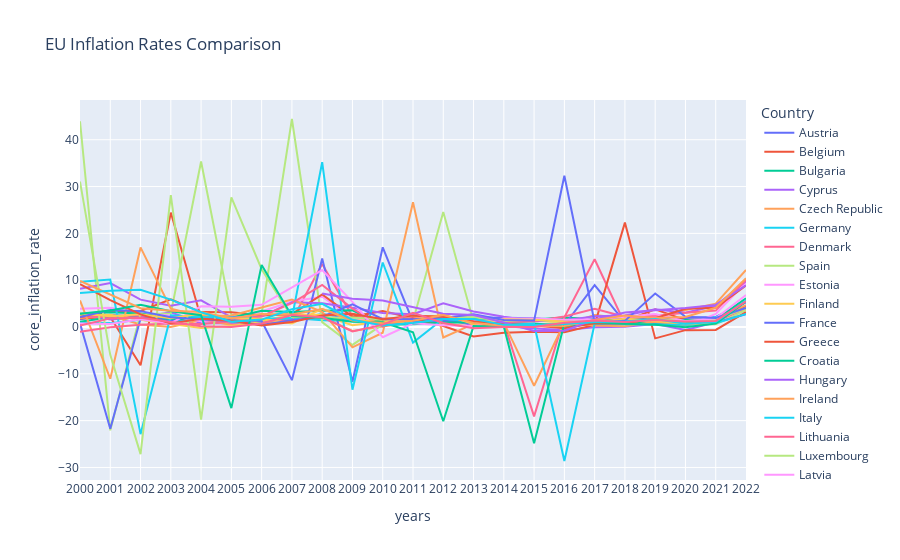

This figure's notebook cell:
### Code cell
fig = px.line(eu_core_t, x="years", y="core_inflation_rate", color="Country",title= 'EU Inflation Rates Comparison')
fig.show()

### Figure 1 — Plotly figure (JSON) as saved in the notebook; plotly's stock layout.template omitted (floating-point values rounded to 4 significant figures)
{"data": [{"hovertemplate": "Country=Austria<br>years=%{x}<br>core_inflation_rate=%{y}<extra></extra>", "legendgroup": "Austria", "line": {"color": "#636efa", "dash": "solid"}, "marker": {"symbol": "circle"}, "mode": "lines", "name": "Austria", "orientation": "v", "showlegend": true, "type": "scatter", "x": ["2000", "2001", "2002", "2003", "2004", "2005", "2006", "2007", "2008", "2009", "2010", "2011", "2012", "2013", "2014", "2015", "2016", "2017", "2018", "2019", "2020", "2021", "2022"], "xaxis": "x", "y": [1.66, 2.61, 2.16, 1.41, 1.78, 1.69, 0.92, 1.62, 1.94, 1.77, 1.41, 2.35, 2.09, 2.07, 1.98, 1.85, 1.47, 1.97, 1.81, 1.65, 1.9, 2.15, 5.28], "yaxis": "y"}, {"hovertemplate": "Country=Belgium<br>years=%{x}<br>core_inflation_rate=%{y}<extra></extra>", "legendgroup": "Belgium", "line": {"color": "#EF553B", "dash": "solid"}, "marker": {"symbol": "circle"}, "mode": "lines", "name": "Belgium", "orientation": "v", "showlegend": true, "type": "scatter", "x": ["2000", "2001", "2002", "2003", "2004", "2005", "2006", "2007", "2008", "2009", "2010", "2011", "2012", "2013", "2014", "2015", "2016", "2017", "2018", "2019", "2020", "2021", "2022"], "xaxis": "x", "y": [1.83, 2.15, -8.18, 24.44, 1.87, 2.14, 0.61, 1.63, 1.94, 1.94, 1.4, 1.81, 2.24, 1.35, 1.57, 1.37, 1.96, 1.52, 1.31, 3.77, 1.48, 1.61, 4.42], "yaxis": "y"}, {"hovertemplate": "Country=Bulgaria<br>years=%{x}<br>core_inflation_rate=%{y}<extra></extra>", "legendgroup": "Bulgaria", "line": {"color": "#00cc96", "dash": "solid"}, "marker": {"symbol": "circle"}, "mode": "lines", "name": "Bulgaria", "orientation": "v", "showlegend": true, "type": "scatter", "x": ["2000", "2001", "2002", "2003", "2004", "2005", "2006", "2007", "2008", "2009", "2010", "2011", "2012", "2013", "2014", "2015", "2016", "2017", "2018", "2019", "2020", "2021", "2022"], "xaxis": "x", "y": [1.13, 2.07, 2.06, 1.67, 1.42, 1.37, 1.62, 1.9, 2.72, 2.03, 1.14, 1.79, 2.06, 1.79, 1.58, 1.62, 2.02, 1.59, 1.6, 1.55, 1.5, 1.39, null], "yaxis": "y"}, {"hovertemplate": "Country=Cyprus<br>years=%{x}<br>core_inflation_rate=%{y}<extra></extra>", "legendgroup": "Cyprus", "line": {"color": "#ab63fa", "dash": "solid"}, "marker": {"symbol": "circle"}, "mode": "lines", "name": "Cyprus", "orientation": "v", "showlegend": true, "type": "scatter", "x": ["2000", "2001", "2002", "2003", "2004", "2005", "2006", "2007", "2008", "2009", "2010", "2011", "2012", "2013", "2014", "2015", "2016", "2017", "2018", "2019", "2020", "2021", "2022"], "xaxis": "x", "y": [2.83, 1.59, 2.1, 3.12, 0.81, 0.79, 0.76, 1.7, 2.69, 2.14, 0.4, 1.76, 1.7, 0.4, 0.23, -0.34, -0.66, -0.03, 0.06, 0.63, -0.62, 1.03, null], "yaxis": "y"}, {"hovertemplate": "Country=Czech Republic<br>years=%{x}<br>core_inflation_rate=%{y}<extra></extra>", "legendgroup": "Czech Republic", "line": {"color": "#FFA15A", "dash": "solid"}, "marker": {"symbol": "circle"}, "mode": "lines", "name": "Czech Republic", "orientation": "v", "showlegend": true, "type": "scatter", "x": ["2000", "2001", "2002", "2003", "2004", "2005", "2006", "2007", "2008", "2009", "2010", "2011", "2012", "2013", "2014", "2015", "2016", "2017", "2018", "2019", "2020", "2021", "2022"], "xaxis": "x", "y": [1.94, 2.45, 0.56, -0.01, 1.5, 0.49, 0.67, 1.46, 2.11, -0.84, 0.09, 1.07, 0.78, 0.06, 0.75, 0.15, 0.51, 2.57, 1.86, 2.22, 3.63, 4.99, 12.18], "yaxis": "y"}, {"hovertemplate": "Country=Germany<br>years=%{x}<br>core_inflation_rate=%{y}<extra></extra>", "legendgroup": "Germany", "line": {"color": "#19d3f3", "dash": "solid"}, "marker": {"symbol": "circle"}, "mode": "lines", "name": "Germany", "orientation": "v", "showlegend": true, "type": "scatter", "x": ["2000", "2001", "2002", "2003", "2004", "2005", "2006", "2007", "2008", "2009", "2010", "2011", "2012", "2013", "2014", "2015", "2016", "2017", "2018", "2019", "2020", "2021", "2022"], "xaxis": "x", "y": [0.83, 0.83, 1.56, 0.94, 1.71, 1.06, 1.13, 1.94, 1.44, 1.27, 0.71, 0.92, 1.28, 1.26, 1.37, 1.67, 1.21, 1.23, 1.31, 1.49, 0.96, 2.13, 3.72], "yaxis": "y"}, {"hovertemplate": "Country=Denmark<br>years=%{x}<br>core_inflation_rate=%{y}<extra></extra>", "legendgroup": "Denmark", "line": {"color": "#FF6692", "dash": "solid"}, "marker": {"symbol": "circle"}, "mode": "lines", "name": "Denmark", "orientation": "v", "showlegend": true, "type": "scatter", "x": ["2000", "2001", "2002", "2003", "2004", "2005", "2006", "2007", "2008", "2009", "2010", "2011", "2012", "2013", "2014", "2015", "2016", "2017", "2018", "2019", "2020", "2021", "2022"], "xaxis": "x", "y": [2.16, 2.2, 2.52, 2.32, 1.3, 1.38, 1.4, 1.41, 13.46, 2.26, 1.84, 1.81, 1.9, 1.21, 0.87, -19.08, 2.05, 14.47, 0.65, 0.76, 0.93, 1.2, 3.87], "yaxis": "y"}, {"hovertemplate": "Country=Spain<br>years=%{x}<br>core_inflation_rate=%{y}<extra></extra>", "legendgroup": "Spain", "line": {"color": "#B6E880", "dash": "solid"}, "marker": {"symbol": "circle"}, "mode": "lines", "name": "Spain", "orientation": "v", "showlegend": true, "type": "scatter", "x": ["2000", "2001", "2002", "2003", "2004", "2005", "2006", "2007", "2008", "2009", "2010", "2011", "2012", "2013", "2014", "2015", "2016", "2017", "2018", "2019", "2020", "2021", "2022"], "xaxis": "x", "y": [43.94, -22.07, 2.84, 2.9, 35.36, 2.48, 2.75, 44.43, 1.04, -3.83, 0.57, 1.3, 24.55, 1.08, -0.05, 0.52, 0.84, 1.13, 0.93, 0.96, 0.57, 0.57, 3.62], "yaxis": "y"}, {"hovertemplate": "Country=Estonia<br>years=%{x}<br>core_inflation_rate=%{y}<extra></extra>", "legendgroup": "Estonia", "line": {"color": "#FF97FF", "dash": "solid"}, "marker": {"symbol": "circle"}, "mode": "lines", "name": "Estonia", "orientation": "v", "showlegend": true, "type": "scatter", "x": ["2000", "2001", "2002", "2003", "2004", "2005", "2006", "2007", "2008", "2009", "2010", "2011", "2012", "2013", "2014", "2015", "2016", "2017", "2018", "2019", "2020", "2021", "2022"], "xaxis": "x", "y": [3.89, 4.09, 2.92, 2.41, 1.22, 1.87, 3.31, 5.43, 6.46, 1.87, 0.75, 2.3, 2.2, 1.41, 1, 1.42, 1.33, 2.12, 2.3, 2.12, 0.15, 2.78, 9.5], "yaxis": "y"}, {"hovertemplate": "Country=Finland<br>years=%{x}<br>core_inflation_rate=%{y}<extra></extra>", "legendgroup": "Finland", "line": {"color": "#FECB52", "dash": "solid"}, "marker": {"symbol": "circle"}, "mode": "lines", "name": "Finland", "orientation": "v", "showlegend": true, "type": "scatter", "x": ["2000", "2001", "2002", "2003", "2004", "2005", "2006", "2007", "2008", "2009", "2010", "2011", "2012", "2013", "2014", "2015", "2016", "2017", "2018", "2019", "2020", "2021", "2022"], "xaxis": "x", "y": [2.56, 2.62, 1.54, 0.61, -0.21, 0.19, 1.27, 2.64, 2.55, 0.4, 1.19, 2.04, 2.27, 0.98, 1.46, 0.56, 0.96, 0.66, 0.68, 0.83, 0.5, 1.73, 3.97], "yaxis": "y"}, {"hovertemplate": "Country=France<br>years=%{x}<br>core_inflation_rate=%{y}<extra></extra>", "legendgroup": "France", "line": {"color": "#636efa", "dash": "solid"}, "marker": {"symbol": "circle"}, "mode": "lines", "name": "France", "orientation": "v", "showlegend": true, "type": "scatter", "x": ["2000", "2001", "2002", "2003", "2004", "2005", "2006", "2007", "2008", "2009", "2010", "2011", "2012", "2013", "2014", "2015", "2016", "2017", "2018", "2019", "2020", "2021", "2022"], "xaxis": "x", "y": [0.79, -21.75, 1.79, 2.1, 2.17, 1.54, 1.29, -11.35, 14.63, -11.68, 17.02, 1.1, 1.35, 0.87, 1, 0.55, 0.42, 8.94, 1.01, 0.74, 0.97, 0.96, 2.72], "yaxis": "y"}, {"hovertemplate": "Country=Greece<br>years=%{x}<br>core_inflation_rate=%{y}<extra></extra>", "legendgroup": "Greece", "line": {"color": "#EF553B", "dash": "solid"}, "marker": {"symbol": "circle"}, "mode": "lines", "name": "Greece", "orientation": "v", "showlegend": true, "type": "scatter", "x": ["2000", "2001", "2002", "2003", "2004", "2005", "2006", "2007", "2008", "2009", "2010", "2011", "2012", "2013", "2014", "2015", "2016", "2017", "2018", "2019", "2020", "2021", "2022"], "xaxis": "x", "y": [2.16, 3.35, 3.42, 5.93, 3.18, 3.16, 2.45, 2.74, 6.95, 2.23, 3.39, 1.88, 0.2, -2.02, -1.24, -1.01, -1.13, 0.45, 22.3, -2.43, -0.67, -0.62, 3.17], "yaxis": "y"}, {"hovertemplate": "Country=Croatia<br>years=%{x}<br>core_inflation_rate=%{y}<extra></extra>", "legendgroup": "Croatia", "line": {"color": "#00cc96", "dash": "solid"}, "marker": {"symbol": "circle"}, "mode": "lines", "name": "Croatia", "orientation": "v", "showlegend": true, "type": "scatter", "x": ["2000", "2001", "2002", "2003", "2004", "2005", "2006", "2007", "2008", "2009", "2010", "2011", "2012", "2013", "2014", "2015", "2016", "2017", "2018", "2019", "2020", "2021", "2022"], "xaxis": "x", "y": [2.82, 3.16, 2.91, 1.82, 2.28, 1.96, 3.45, 3.23, 3.45, 3.57, 0.48, 0.6, 0.96, 1.04, 0.44, 0.73, 0.14, 0.71, 0.86, 0.91, 1, 1.61, 6.12], "yaxis": "y"}, {"hovertemplate": "Country=Hungary<br>years=%{x}<br>core_inflation_rate=%{y}<extra></extra>", "legendgroup": "Hungary", "line": {"color": "#ab63fa", "dash": "solid"}, "marker": {"symbol": "circle"}, "mode": "lines", "name": "Hungary", "orientation": "v", "showlegend": true, "type": "scatter", "x": ["2000", "2001", "2002", "2003", "2004", "2005", "2006", "2007", "2008", "2009", "2010", "2011", "2012", "2013", "2014", "2015", "2016", "2017", "2018", "2019", "2020", "2021", "2022"], "xaxis": "x", "y": [8.15, 9.4, 5.84, 4.53, 5.7, 2.06, 2.23, 5.3, 5.08, 4.12, 2.99, 2.73, 5.07, 3.33, 2.17, 1.21, 1.39, 2.32, 2.48, 3.78, 3.05, 4.55, 9.8], "yaxis": "y"}, {"hovertemplate": "Country=Ireland<br>years=%{x}<br>core_inflation_rate=%{y}<extra></extra>", "legendgroup": "Ireland", "line": {"color": "#FFA15A", "dash": "solid"}, "marker": {"symbol": "circle"}, "mode": "lines", "name": "Ireland", "orientation": "v", "showlegend": true, "type": "scatter", "x": ["2000", "2001", "2002", "2003", "2004", "2005", "2006", "2007", "2008", "2009", "2010", "2011", "2012", "2013", "2014", "2015", "2016", "2017", "2018", "2019", "2020", "2021", "2022"], "xaxis": "x", "y": [5.67, -11.05, 17, 3.92, 2.37, 2.45, 4.17, 5.87, 3.26, -4.34, -1.22, 26.63, -2.24, 0.66, 0.93, -12.55, 0.96, 0.33, 0.14, 1.13, 0.27, 1.8, 4.67], "yaxis": "y"}, {"hovertemplate": "Country=Italy<br>years=%{x}<br>core_inflation_rate=%{y}<extra></extra>", "legendgroup": "Italy", "line": {"color": "#19d3f3", "dash": "solid"}, "marker": {"symbol": "circle"}, "mode": "lines", "name": "Italy", "orientation": "v", "showlegend": true, "type": "scatter", "x": ["2000", "2001", "2002", "2003", "2004", "2005", "2006", "2007", "2008", "2009", "2010", "2011", "2012", "2013", "2014", "2015", "2016", "2017", "2018", "2019", "2020", "2021", "2022"], "xaxis": "x", "y": [9.69, 10.14, -22.89, 2.48, 2.13, 2.05, 1.73, 1.91, 35.2, -13.39, 13.78, -3.33, 1.75, 1.12, 0.83, 0.68, -28.62, 0.69, 0.61, 0.6, 0.49, 0.8, 2.79], "yaxis": "y"}, {"hovertemplate": "Country=Lithuania<br>years=%{x}<br>core_inflation_rate=%{y}<extra></extra>", "legendgroup": "Lithuania", "line": {"color": "#FF6692", "dash": "solid"}, "marker": {"symbol": "circle"}, "mode": "lines", "name": "Lithuania", "orientation": "v", "showlegend": true, "type": "scatter", "x": ["2000", "2001", "2002", "2003", "2004", "2005", "2006", "2007", "2008", "2009", "2010", "2011", "2012", "2013", "2014", "2015", "2016", "2017", "2018", "2019", "2020", "2021", "2022"], "xaxis": "x", "y": [-1.03, -0.04, 0.48, 0.74, 0.65, 1.17, 2.27, 5.08, 8.98, 3.93, 0.07, 2.29, 2.26, 1.25, 1, 1.24, 2.23, 3.89, 2.18, 2.41, 3.06, 3.5, 10.05], "yaxis": "y"}, {"hovertemplate": "Country=Luxembourg<br>years=%{x}<br>core_inflation_rate=%{y}<extra></extra>", "legendgroup": "Luxembourg", "line": {"color": "#B6E880", "dash": "solid"}, "marker": {"symbol": "circle"}, "mode": "lines", "name": "Luxembourg", "orientation": "v", "showlegend": true, "type": "scatter", "x": ["2000", "2001", "2002", "2003", "2004", "2005", "2006", "2007", "2008", "2009", "2010", "2011", "2012", "2013", "2014", "2015", "2016", "2017", "2018", "2019", "2020", "2021", "2022"], "xaxis": "x", "y": [31.07, -5.95, -27.15, 28.19, -19.78, 27.67, 12.35, 2.12, 1.99, 2.02, 1.58, 2.39, 2.09, 2.08, 1.31, 1.61, 0.95, 1.37, 0.88, 1.8, 1.29, 1.57, 4.04], "yaxis": "y"}, {"hovertemplate": "Country=Latvia<br>years=%{x}<br>core_inflation_rate=%{y}<extra></extra>", "legendgroup": "Latvia", "line": {"color": "#FF97FF", "dash": "solid"}, "marker": {"symbol": "circle"}, "mode": "lines", "name": "Latvia", "orientation": "v", "showlegend": true, "type": "scatter", "x": ["2000", "2001", "2002", "2003", "2004", "2005", "2006", "2007", "2008", "2009", "2010", "2011", "2012", "2013", "2014", "2015", "2016", "2017", "2018", "2019", "2020", "2021", "2022"], "xaxis": "x", "y": [0.74, 0.62, 1.64, 0.76, 4.42, 4.32, 4.75, 8.45, 12.16, 5.38, -2.19, 0.81, 0.36, 0.16, 1.83, 1.81, 1.55, 1.6, 2.25, 2.78, 1.22, 1.88, 6.85], "yaxis": "y"}, {"hovertemplate": "Country=Malta<br>years=%{x}<br>core_inflation_rate=%{y}<extra></extra>", "legendgroup": "Malta", "line": {"color": "#FECB52", "dash": "solid"}, "marker": {"symbol": "circle"}, "mode": "lines", "name": "Malta", "orientation": "v", "showlegend": true, "type": "scatter", "x": ["2000", "2001", "2002", "2003", "2004", "2005", "2006", "2007", "2008", "2009", "2010", "2011", "2012", "2013", "2014", "2015", "2016", "2017", "2018", "2019", "2020", "2021", "2022"], "xaxis": "x", "y": [2.91, 2.28, 2.74, 1.86, 2.9, 1.87, 1.75, 0.76, 3.86, 1.48, 1.05, 1.48, 2.65, 0.65, 1.68, 1.57, 1.17, 1.03, 1.79, 1.36, 0.77, 0.65, null], "yaxis": "y"}, {"hovertemplate": "Country=Netherlands<br>years=%{x}<br>core_inflation_rate=%{y}<extra></extra>", "legendgroup": "Netherlands", "line": {"color": "#636efa", "dash": "solid"}, "marker": {"symbol": "circle"}, "mode": "lines", "name": "Netherlands", "orientation": "v", "showlegend": true, "type": "scatter", "x": ["2000", "2001", "2002", "2003", "2004", "2005", "2006", "2007", "2008", "2009", "2010", "2011", "2012", "2013", "2014", "2015", "2016", "2017", "2018", "2019", "2020", "2021", "2022"], "xaxis": "x", "y": [2.14, 3.62, 3.39, 2.09, 1.62, 1.33, 0.41, 1.47, 2.2, 4.84, 1.68, 1.68, 1.95, 2.74, 1.48, 1.37, 32.3, 0.95, 1.31, 7.17, 2.17, 1.92, 4.08], "yaxis": "y"}, {"hovertemplate": "Country=Poland<br>years=%{x}<br>core_inflation_rate=%{y}<extra></extra>", "legendgroup": "Poland", "line": {"color": "#EF553B", "dash": "solid"}, "marker": {"symbol": "circle"}, "mode": "lines", "name": "Poland", "orientation": "v", "showlegend": true, "type": "scatter", "x": ["2000", "2001", "2002", "2003", "2004", "2005", "2006", "2007", "2008", "2009", "2010", "2011", "2012", "2013", "2014", "2015", "2016", "2017", "2018", "2019", "2020", "2021", "2022"], "xaxis": "x", "y": [9.18, 5.72, 2.69, 0.73, 1.75, 1.34, 0.31, 1.08, 2.48, 2.85, 1.67, 2.43, 2.19, 1.2, 0.64, 0.32, -0.25, 0.78, 0.74, 1.89, 3.88, 4.1, 8.85], "yaxis": "y"}, {"hovertemplate": "Country=Portugal<br>years=%{x}<br>core_inflation_rate=%{y}<extra></extra>", "legendgroup": "Portugal", "line": {"color": "#00cc96", "dash": "solid"}, "marker": {"symbol": "circle"}, "mode": "lines", "name": "Portugal", "orientation": "v", "showlegend": true, "type": "scatter", "x": ["2000", "2001", "2002", "2003", "2004", "2005", "2006", "2007", "2008", "2009", "2010", "2011", "2012", "2013", "2014", "2015", "2016", "2017", "2018", "2019", "2020", "2021", "2022"], "xaxis": "x", "y": [2.84, 3.54, 4.76, 3.36, 2.51, -17.32, 13.24, 2.35, 1.99, 1.12, 0.99, -1.11, -20.14, 0.19, 0.07, -24.85, 0.74, 1.09, 0.67, 0.49, -0.04, 0.75, 5.45], "yaxis": "y"}, {"hovertemplate": "Country=Romania<br>years=%{x}<br>core_inflation_rate=%{y}<extra></extra>", "legendgroup": "Romania", "line": {"color": "#ab63fa", "dash": "solid"}, "marker": {"symbol": "circle"}, "mode": "lines", "name": "Romania", "orientation": "v", "showlegend": true, "type": "scatter", "x": ["2000", "2001", "2002", "2003", "2004", "2005", "2006", "2007", "2008", "2009", "2010", "2011", "2012", "2013", "2014", "2015", "2016", "2017", "2018", "2019", "2020", "2021", "2022"], "xaxis": "x", "y": [null, null, null, null, null, null, null, null, 7.16, 6.05, 5.66, 4.31, 2.81, 2.55, 0.98, -0.84, -0.79, 1.61, 3.1, 3.59, 4.04, 4.72, 8.89], "yaxis": "y"}, {"hovertemplate": "Country=Slovakia<br>years=%{x}<br>core_inflation_rate=%{y}<extra></extra>", "legendgroup": "Slovakia", "line": {"color": "#FFA15A", "dash": "solid"}, "marker": {"symbol": "circle"}, "mode": "lines", "name": "Slovakia", "orientation": "v", "showlegend": true, "type": "scatter", "x": ["2000", "2001", "2002", "2003", "2004", "2005", "2006", "2007", "2008", "2009", "2010", "2011", "2012", "2013", "2014", "2015", "2016", "2017", "2018", "2019", "2020", "2021", "2022"], "xaxis": "x", "y": [9.83, 7.01, 4.02, 3.45, 3.21, 1.82, 2.77, 2.68, 3.86, 1.38, 0.79, 1.36, 2.56, 0.84, 0.28, 0.16, 0.21, 1.49, 2.48, 1.92, 2.16, 4.11, 10.4], "yaxis": "y"}, {"hovertemplate": "Country=Slovenia<br>years=%{x}<br>core_inflation_rate=%{y}<extra></extra>", "legendgroup": "Slovenia", "line": {"color": "#19d3f3", "dash": "solid"}, "marker": {"symbol": "circle"}, "mode": "lines", "name": "Slovenia", "orientation": "v", "showlegend": true, "type": "scatter", "x": ["2000", "2001", "2002", "2003", "2004", "2005", "2006", "2007", "2008", "2009", "2010", "2011", "2012", "2013", "2014", "2015", "2016", "2017", "2018", "2019", "2020", "2021", "2022"], "xaxis": "x", "y": [7.27, 7.76, 7.95, 5.84, 3.15, 1.14, 1.58, 3.79, 4.95, 1.54, 0.3, 0.85, 1.72, 1.71, 0.46, 0.45, 0.62, 1.06, 1.2, 1.69, 0.69, 1.08, 5.65], "yaxis": "y"}, {"hovertemplate": "Country=Sweden<br>years=%{x}<br>core_inflation_rate=%{y}<extra></extra>", "legendgroup": "Sweden", "line": {"color": "#FF6692", "dash": "solid"}, "marker": {"symbol": "circle"}, "mode": "lines", "name": "Sweden", "orientation": "v", "showlegend": true, "type": "scatter", "x": ["2000", "2001", "2002", "2003", "2004", "2005", "2006", "2007", "2008", "2009", "2010", "2011", "2012", "2013", "2014", "2015", "2016", "2017", "2018", "2019", "2020", "2021", "2022"], "xaxis": "x", "y": [0.34, 1.84, 1.99, 1.09, 0.18, 0.01, 0.75, 2.56, 2.07, -0.95, 0.51, 3.01, 0.87, -0.24, -0.02, 0.02, 0.9, 1.37, 1.09, 1.52, 1.19, 1.3, 5.47], "yaxis": "y"}], "layout": {"legend": {"title": {"text": "Country"}, "tracegroupgap": 0}, "title": {"text": "EU Inflation Rates Comparison"}, "xaxis": {"anchor": "y", "domain": [0, 1], "title": {"text": "years"}}, "yaxis": {"anchor": "x", "domain": [0, 1], "title": {"text": "core_inflation_rate"}}}}
